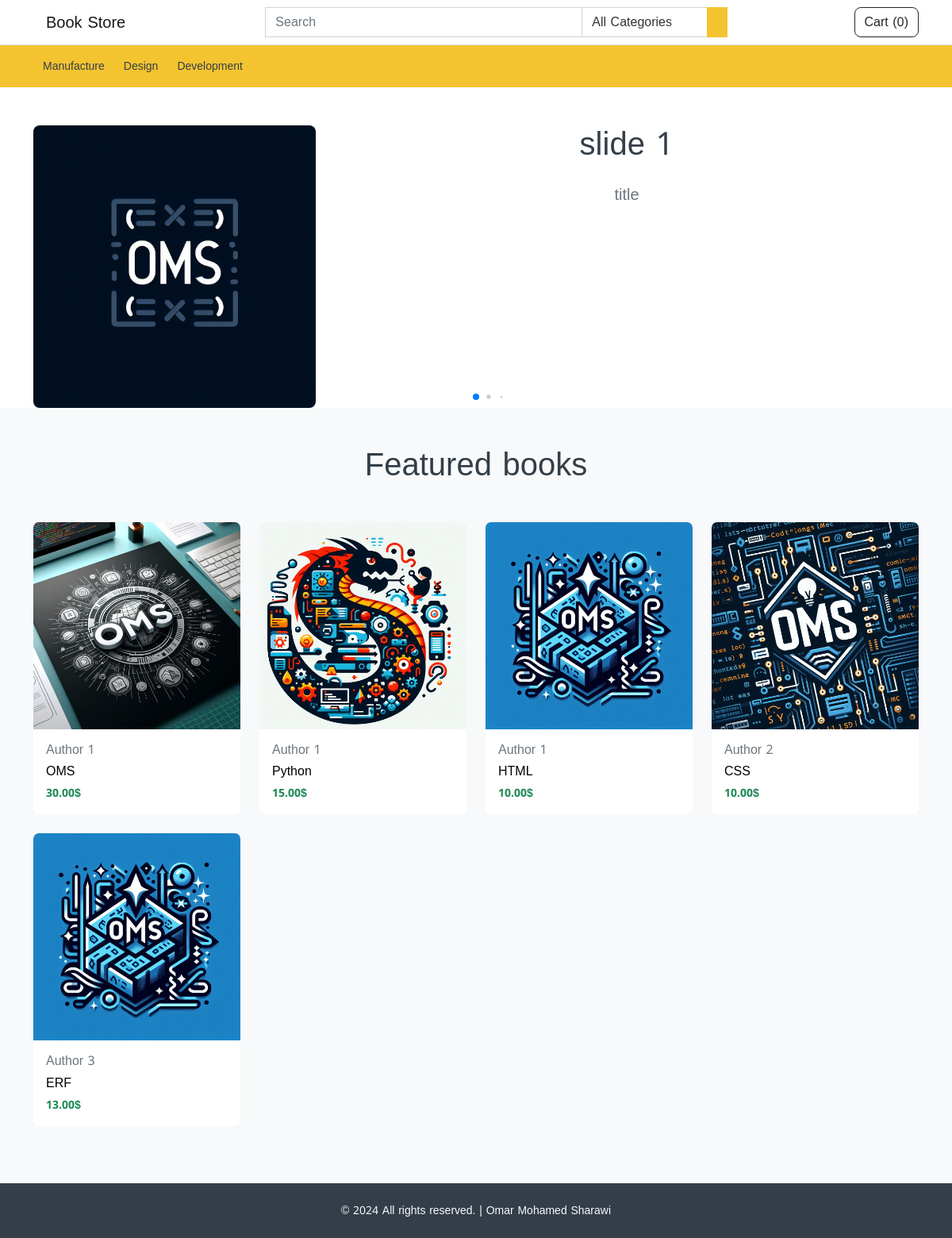
The page / on the database its author committed.
### store/models.py (models this page shows, shortened)
class Category(models.Model):
    name = models.CharField(max_length=255, unique=True)
    featured = models.BooleanField(default=False)
    order = models.IntegerField(default=1)
    created_at = models.DateTimeField(auto_now_add=True)
    updated_at = models.DateTimeField(auto_now=True)

class Slider(models.Model):
    title = models.CharField(max_length=255)
    subtitle = models.TextField(max_length=500)
    image = models.ImageField(null=True)
    order = models.IntegerField(default=1)
    created_at = models.DateTimeField(auto_now_add=True)
    updated_at = models.DateTimeField(auto_now=True)

class Product(models.Model):
    name = models.CharField(max_length=255)
    short_description = models.TextField(null=True)
    description = models.TextField(null=True)
    pdf_file = models.FileField(null=True)
    image = models.ImageField()
    price = models.FloatField()
    featured = models.BooleanField(default=False)
    created_at = models.DateTimeField(auto_now_add=True)
    updated_at = models.DateTimeField(auto_now=True)
    category = models.ForeignKey(Category, on_delete=models.PROTECT)
    author = models.ForeignKey(Author, on_delete=models.SET_NULL, null=True)

class Author(models.Model):
    name = models.CharField(max_length=255)
    bio = models.TextField(null=True)
    created_at = models.DateTimeField(auto_now_add=True)
    updated_at = models.DateTimeField(auto_now=True)

### store/views.py (the view)
# urls.py: path('', views.index, name='store.home'),
def index(request):
    products = Product.objects.select_related('author').filter(featured=True)
    slides = Slider.objects.order_by('order')
    return render(
        request,
        'index.html',
        {
            'products': products,
            'slides': slides
        },
    )

### store/custom_context_processor.py (called while the page is built)
def store_website_navbar2(request):
    cart = Cart.objects.filter(session=request.session.session_key).last()
    cart_total = 0
    cart_product = []
    if cart:
        cart_product = Product.objects.filter(pk__in=cart.item)
        for item in cart_product:
            cart_total += item.price
    categories = Category.objects.order_by('order')
    return {
        'categories': categories,
        'cart_products': cart_product,
        'cart_total': cart_total
    }

### store/templatetags/my_filters.py (called while the page is built)
def currency(amount):
    return '{:.2f}'.format(amount) + '$'

### store/templates/index.html
{% extends 'base.html' %}
{% load i18n %}
{% load my_filters %}
{% block content %}
  {% include 'partials/slider.html' with slides=slides%}
  <div class="container my-5">
          <section>
            <div class="col-md-12 mb-5">
              <p class="h1 text-center text-secondary">Featured books</p>
            </div>
            <div class="row">
              {% for product in products %}
              <div class="col-md-3">
                  {% include 'common/product_card.html' with product=product %}
              </div>
              {% endfor %}
            </div>
          </section>
        </div>
{% endblock %}

### store/templates/partials/header.html (shortened to what this page needs)
{% load i18n %}
<nav class="navbar navbar-expand-lg navbar-light bg-white border-bottom">
      <div class="container">
        <a class="navbar-brand" href="/">{% trans 'Book Store' %}</a>
        <div
          class="collapse navbar-collapse mt-2 mt-lg-0"
          id="navbarSupportedContent"
        >
          {% include 'partials/header_search.html' %}
          <ul class="navbar-nav my-2 my-lg-0">
            <li class="nav-item">
              <a href="{% url 'store.cart' %}" class="btn btn-outline-dark" type="button">
                {% trans 'Cart' %} (<span id="cart-items-count">{{cart_products|length}}</span>)
              </a>
            </li>
          </ul>
        </div>
      </div>
    </nav>
<nav class="navbar navbar-expand-lg navbar-light bg-primary">
      <div class="container">
        <div
          class="collapse navbar-collapse mt-2 mt-lg-0"
          id="navbarSupportedContent"
        >
          <ul class="navbar-nav my-2 my-lg-0">
            {% for category in categories %}
              <li class="nav-item">
                <a class="nav-link mx-1" href="{% url 'store.category' category.id %}" role="button">
                  {{category.name}}
                </a>
              </li>
            {% endfor %}
          </ul>
        </div>
      </div>
</nav>

### store/templates/partials/slider.html (shortened to what this page needs)
<div class="swiper mySwiper">
        <div class="swiper-wrapper">
          {% for slide in slides %}
            <div class="swiper-slide">
            <div class="container pt-5">
              <div class="row">
                <div class="col-md-4 text-center d-none d-lg-block">
                  <img
                    src="{{ slide.image.url }}"
                    alt="{{ slide.title }}"
                    class="img-fluid rounded"
                  />
                </div>
                <div class="col-md-8">
                  <h1 class="text-secondary">
                    {{ slide.title }}
                  </h1>
                  <blockquote class="blockquote mt-4">
                    <p class="text-muted">
                      {{ slide.subtitle }}
                    </p>
                  </blockquote>
                </div>
              </div>
            </div>
          </div>
          {% endfor %}
        </div>
        <div class="swiper-pagination"></div>
      </div>

### store/templates/common/product_card.html (shortened to what this page needs)
{% load i18n %}
{% load my_filters %}
<div class="product card mb-4">
    <img src="{{ product.image.url }}"
         class="card-img-top"
         alt="{{ product.name }}"
    />
    <div class="card-body">
        <h6 class="text-muted">{{ product.author.name }}</h6>
        <h6 class="card-title">{{ product.name }}</h6>
        <strong class="fw-bold text-success">{{ product.price|currency }}</strong>
    </div>
</div>

### store/templates/partials/slider.html (style rules this page uses)
body { position: relative; height: 100%; }
body { background: #eee; font-family: Helvetica Neue, Helvetica, Arial, sans-serif; font-size: 14px; color: #000; margin: 0; padding: 0; }
.swiper-slide img { display: block; width: 100%; height: 100%; object-fit: cover; }

### rows shown on the page
Category: name "Manufacture"
Category: name "Design"
Category: name "Development"
Slider: image (picture), title "slide 1", subtitle "title"
Product: image (picture), author.name "Author 1", name "OMS", price "30.00$"
Product: image (picture), author.name "Author 1", name "Python", price "15.00$"
Product: image (picture), author.name "Author 1", name "HTML", price "10.00$"
Product: image (picture), author.name "Author 2", name "CSS", price "10.00$"
Product: image (picture), author.name "Author 3", name "ERF", price "13.00$"

### other values the page prints
{{ cart_products|length }} "0"
